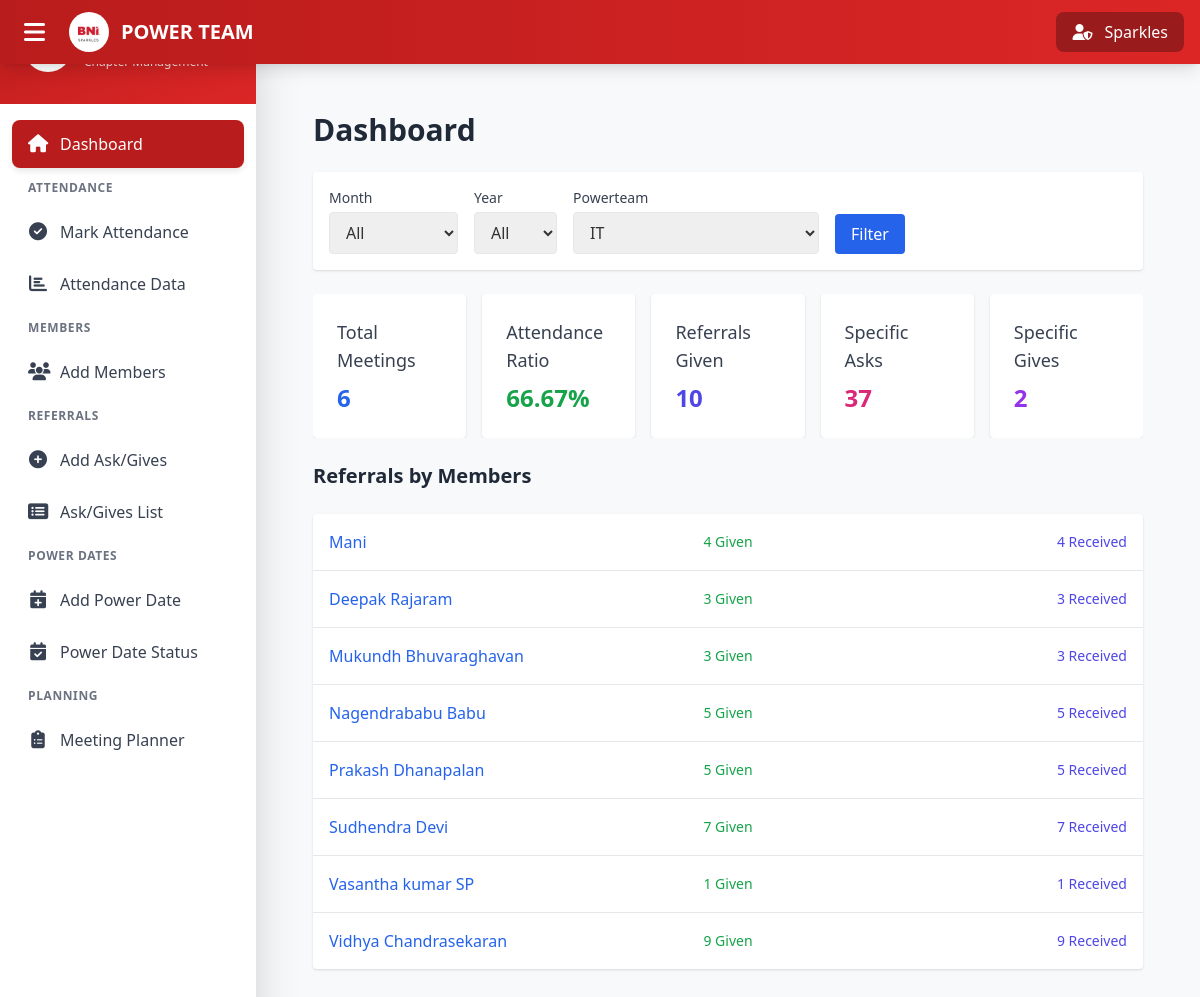
Screenshot of /chapter/dashboard.php (signed in) with the database file from the repository.
### tables this page shows
CREATE TABLE `chapters` (
  `id` int(20) NOT NULL,
  `svalue` varchar(20) NOT NULL,
  `image` varchar(255) DEFAULT NULL,
  `sub_date` date NOT NULL DEFAULT current_timestamp()
);

CREATE TABLE `members` (
  `id` int(11) NOT NULL,
  `name` varchar(100) NOT NULL,
  `region` varchar(100) DEFAULT NULL,
  `powerteam` varchar(100) DEFAULT NULL,
  `category` varchar(100) DEFAULT NULL,
  `email` varchar(100) DEFAULT NULL,
  `mobile` varchar(20) DEFAULT NULL,
  `chapter` varchar(100) DEFAULT NULL,
  `chapter_access` tinyint(1) NOT NULL DEFAULT 0,
  `password` varchar(255) NOT NULL,
  `status` int(11) NOT NULL DEFAULT 1,
  `sub_date` date NOT NULL DEFAULT current_timestamp()
);

### chapter/dashboard.php (the view, shortened to what this page needs)
<?php
include '../config.php';
include './partials/header.php';
$regionId    = $_SESSION['region'];
$chapterId   = $_SESSION['chapter'];
$powerteamId = $_SESSION['powerteam'];
$selectedPowerteamId = isset($_GET['powerteam']) && $_GET['powerteam'] !== ''
    ? (int)$_GET['powerteam']
    : $powerteamId;
$powerteams = $conn->query("SELECT id, pvalue FROM powerteam")->fetchAll(PDO::FETCH_ASSOC);
$month = isset($_GET['month']) && $_GET['month'] !== '' ? (int)$_GET['month'] : null;
$year  = isset($_GET['year']) && $_GET['year'] !== '' ? (int)$_GET['year'] : null;
$whereAttendance = "WHERE member_id IN (SELECT id FROM members WHERE region = :regionId AND chapter = :chapterId AND powerteam = :powerteamId)";
$paramsAttendance = [
    ':regionId' => $regionId,
    ':chapterId' => $chapterId,
    ':powerteamId' => $selectedPowerteamId
];
$stmt = $conn->prepare("SELECT COUNT(DISTINCT meeting_date) as total FROM attendance $whereAttendance");
$stmt->execute($paramsAttendance);
$total_meetings = $stmt->fetch(PDO::FETCH_ASSOC)['total'];
$stmt = $conn->prepare("SELECT COUNT(*) as present FROM attendance $whereAttendance AND present = 'Present'");
$stmt->execute($paramsAttendance);
$present_count = $stmt->fetch(PDO::FETCH_ASSOC)['present'];
$stmt = $conn->prepare("SELECT COUNT(*) as total FROM attendance $whereAttendance");
$stmt->execute($paramsAttendance);
$total_attendance_records = $stmt->fetch(PDO::FETCH_ASSOC)['total'];
$attendance_ratio = $total_attendance_records > 0 ? round(($present_count / $total_attendance_records) * 100, 2) : 0;
$whereReferrals = "
    WHERE member_id IN (
        SELECT id FROM members
        WHERE region = :regionId
        AND chapter = :chapterId
        AND powerteam = :powerteamId
        AND status = 1
    )
";
$paramsReferrals = [
    ':regionId' => $regionId,
    ':chapterId' => $chapterId,
    ':powerteamId' => $selectedPowerteamId
];
$sql = "SELECT COUNT(*) as count FROM referrals $whereReferrals AND assigned_member IS NOT NULL";
$stmt = $conn->prepare($sql);
$stmt->execute($paramsReferrals);
$total_referrals_given = $stmt->fetch(PDO::FETCH_ASSOC)['count'] ?? 0;
$sql = "SELECT COUNT(*) as count FROM referrals $whereReferrals AND referral_type = 'Specific Ask'";
$stmt = $conn->prepare($sql);
$stmt->execute($paramsReferrals);
$total_referrals_received = $stmt->fetch(PDO::FETCH_ASSOC)['count'] ?? 0;
$sql = "SELECT COUNT(*) as count FROM referrals $whereReferrals AND referral_type = 'Specific Give'";
$stmt = $conn->prepare($sql);
$stmt->execute($paramsReferrals);
$total_specific_gives = $stmt->fetch(PDO::FETCH_ASSOC)['count'] ?? 0;
$sql = "
    SELECT
        m.id,
        m.name,
        COALESCE(given.count, 0) AS referrals_given,
        COALESCE(received.referrals_received, 0) AS referrals_received
    FROM members m
    LEFT JOIN (
        SELECT member_id, COUNT(*) AS count
        FROM referrals
        WHERE referral_type = 'Specific Ask'
        " . ($month ? " AND MONTH(referred_on) = :month1" : "") . "
        " . ($year ? " AND YEAR(referred_on) = :year1" : "") . "
        GROUP BY member_id
    ) AS given ON m.id = given.member_id
    LEFT JOIN (
        SELECT member_id, COUNT(*) AS referrals_received
        FROM referrals
        WHERE referral_type = 'Specific Ask'
        " . ($month ? " AND MONTH(referred_on) = :month2" : "") . "
        " . ($year ? " AND YEAR(referred_on) = :year2" : "") . "
        GROUP BY member_id
    ) AS received ON m.id = received.member_id
    WHERE m.region = :regionId AND m.chapter = :chapterId  And m.status = 1 AND m.powerteam = :selectedPowerteamId
";
$stmt = $conn->prepare($sql);
$stmt->bindValue(':regionId', $regionId);
$stmt->bindValue(':chapterId', $chapterId);
$stmt->bindValue(':selectedPowerteamId', $selectedPowerteamId);
$stmt->execute();
$referrals_per_member = $stmt->fetchAll(PDO::FETCH_ASSOC);
?>
<main class="p-4 md:p-6 lg:p-8 min-h-screen">
    <div class="max-w-7xl mx-auto">
      <h2 class="text-2xl md:text-3xl font-semibold mb-6 text-gray-800">Dashboard</h2>
      <form method="GET" class="mb-6 flex flex-wrap gap-4 bg-white shadow p-4 rounded">
        <div>
          <label class="block text-sm font-medium text-gray-700">Month</label>
          <select name="month" class="mt-1 border rounded px-3 py-2">
            <option value="">All</option>
          </select>
        </div>
        <div>
          <label class="block text-sm font-medium text-gray-700">Year</label>
          <select name="year" class="mt-1 border rounded px-3 py-2">
            <option value="">All</option>
          </select>
        </div>
        <div>
          <label class="block text-sm font-medium text-gray-700">Powerteam</label>
          <select name="powerteam" class="mt-1 border rounded px-3 py-2">
            <?php foreach ($powerteams as $pt): ?>
              <option value="<?= $pt['id'] ?>" <?= $selectedPowerteamId == $pt['id'] ? 'selected' : '' ?>>
                <?= htmlspecialchars($pt['pvalue']) ?>
              </option>
            <?php endforeach; ?>
          </select>
        </div>
        <div class="flex items-end">
          <button type="submit" class="bg-blue-600 text-white px-4 py-2 rounded">Filter</button>
        </div>
      </form>
      <div class="overflow-x-auto">
        <div class="grid grid-cols-1 md:grid-cols-5 gap-4">
          <div class="bg-white shadow rounded p-6">
            <h4 class="text-lg font-medium text-gray-700">Total Meetings</h4>
            <p class="text-2xl font-bold text-blue-600 mt-2"><?= $total_meetings; ?></p>
          </div>
          <div class="bg-white shadow rounded p-6">
            <h4 class="text-lg font-medium text-gray-700">Attendance Ratio</h4>
            <p class="text-2xl font-bold text-green-600 mt-2"><?= $attendance_ratio; ?>%</p>
          </div>
          <div class="bg-white shadow rounded p-6">
            <h4 class="text-lg font-medium text-gray-700">Referrals Given</h4>
            <p class="text-2xl font-bold text-indigo-600 mt-2"><?= $total_referrals_given; ?></p>
          </div>
          <div class="bg-white shadow rounded p-6">
            <h4 class="text-lg font-medium text-gray-700">Specific Asks</h4>
            <p class="text-2xl font-bold text-pink-600 mt-2"><?= $total_referrals_received; ?></p>
          </div>
          <div class="bg-white shadow rounded p-6">
            <h4 class="text-lg font-medium text-gray-700">Specific Gives</h4>
            <p class="text-2xl font-bold text-purple-600 mt-2"><?= $total_specific_gives; ?></p>
          </div>
        </div>
      </div>
      <h3 class="text-xl font-semibold text-gray-800 my-6">Referrals by Members</h3>
      <ul class="bg-white shadow rounded divide-y divide-gray-200">
        <?php foreach ($referrals_per_member as $row): ?>
          <li class="flex justify-between items-center p-4">
            <span class="text-gray-700 w-1/3"><a href="member_referrals.php?member_id=<?= $row['id']; ?>"
                                           class="text-blue-600 hover:underline w-full sm:w-1/3 mb-2 sm:mb-0">
                                            <?= htmlspecialchars($row['name']); ?>
                                        </a></span>
            <span class="text-sm font-medium text-green-600 w-1/3 text-center">
              <?= $row['referrals_given']; ?> Given
            </span>
            <span class="text-sm font-medium text-indigo-600 w-1/3 text-right">
              <?= $row['referrals_received']; ?> Received
            </span>
          </li>
        <?php endforeach; ?>
      </ul>
    </div>
</main>
<?php include './partials/footer.php'; ?>

### chapter/partials/header.php (shortened to what this page needs)
<?php
$chapter = $_SESSION['chapter'];
$chapter_name = '';
$logo_path = '';
if (!empty($chapter)) {
    $stmt = $conn->prepare("SELECT svalue, image FROM chapters WHERE id = :chapter");
    $stmt->execute([':chapter' => $chapter]);
    $row = $stmt->fetch(PDO::FETCH_ASSOC);
    $chapter_name = $row['svalue'] ?? '';
    $logo_path = $row['image'] ?? null;
}
$protocol = (!empty($_SERVER['HTTPS']) && $_SERVER['HTTPS'] !== 'off' || $_SERVER['SERVER_PORT'] == 443) ? "https://" : "http://";
$baseUrl  = $protocol . $_SERVER['HTTP_HOST'] . '/powerteam/';
$chapterImage = !empty($logo_path) ? "uploads/chapters/" . $logo_path : "assets/logo_w.png";
?>
<link rel="stylesheet" href="https://cdnjs.cloudflare.com/ajax/libs/font-awesome/6.5.0/css/all.min.css" />
<link rel="stylesheet" href="./css/sidebar.css" />
<script src="https://cdn.tailwindcss.com"></script>
<header class="fixed top-0 left-0 right-0 bg-gradient-to-r from-red-700 to-red-600 shadow-lg z-50">
    <div class="flex items-center justify-between px-4 py-3 text-white">
        <div class="flex items-center gap-4">
            <button id="sidebar-toggle" class="text-2xl hover:bg-red-800 p-2 rounded-lg transition-all duration-200" aria-label="Toggle sidebar">
                <i class="fas fa-bars"></i>
            </button>
            <div class="flex items-center gap-3">
                <img src="<?= $baseUrl . htmlspecialchars($chapterImage) ?>" alt="Logo" class="h-10 w-10 object-contain rounded-full" />
                <span class="text-xl font-bold hidden sm:block">POWER TEAM</span>
            </div>
        </div>
        <div class="flex items-center gap-3 bg-red-800 px-4 py-2 rounded-lg">
            <i class="fas fa-user-shield"></i>
            <span class="font-medium hidden sm:block"><?= htmlspecialchars($chapter_name); ?></span>
        </div>
    </div>
</header>
<aside id="sidebar" class="fixed top-0 left-0 h-screen w-64 bg-white shadow-2xl transform -translate-x-full lg:translate-x-0 transition-transform duration-300 ease-in-out z-40 flex flex-col">
    <div class="bg-gradient-to-br from-red-700 to-red-600 p-6 text-white flex-shrink-0">
        <div class="flex items-center gap-3 mb-2">
            <img src="<?= $baseUrl . htmlspecialchars($chapterImage) ?>" alt="Logo" class="h-12 w-12 object-contain rounded-full" />
            <div>
                <h2 class="text-lg font-bold">POWER TEAM</h2>
                <p class="text-xs text-red-100">Chapter Management</p>
            </div>
        </div>
    </div>
    <nav class="flex-1 overflow-y-auto py-4" style="max-height: calc(100vh - 120px);">
        <div class="px-3 space-y-1">
            <a href="dashboard.php" class="sidebar-link <?= basename($_SERVER['PHP_SELF']) === 'dashboard.php' ? 'active' : '' ?>">
                <i class="fas fa-home w-5"></i>
                <span>Dashboard</span>
            </a>
            <div class="px-4 py-2 text-xs font-semibold text-gray-500 uppercase tracking-wider mt-4">Attendance</div>
            <a href="attendance.php" class="sidebar-link <?= basename($_SERVER['PHP_SELF']) === 'attendance.php' ? 'active' : '' ?>">
                <i class="fas fa-check-circle w-5"></i>
                <span>Mark Attendance</span>
            </a>
            <a href="attendance_list.php" class="sidebar-link <?= basename($_SERVER['PHP_SELF']) === 'attendance_list.php' ? 'active' : '' ?>">
                <i class="fas fa-chart-bar w-5"></i>
                <span>Attendance Data</span>
            </a>
            <div class="px-4 py-2 text-xs font-semibold text-gray-500 uppercase tracking-wider mt-4">Members</div>
            <a href="members.php" class="sidebar-link <?= basename($_SERVER['PHP_SELF']) === 'members.php' ? 'active' : '' ?>">
                <i class="fas fa-users w-5"></i>
                <span>Add Members</span>
            </a>
            <div class="px-4 py-2 text-xs font-semibold text-gray-500 uppercase tracking-wider mt-4">Referrals</div>
            <a href="referral_entry.php" class="sidebar-link <?= basename($_SERVER['PHP_SELF']) === 'referral_entry.php' ? 'active' : '' ?>">
                <i class="fas fa-plus-circle w-5"></i>
                <span>Add Ask/Gives</span>
            </a>
            <a href="referral_list.php" class="sidebar-link <?= basename($_SERVER['PHP_SELF']) === 'referral_list.php' ? 'active' : '' ?>">
                <i class="fas fa-list-alt w-5"></i>
                <span>Ask/Gives List</span>
            </a>
            <div class="px-4 py-2 text-xs font-semibold text-gray-500 uppercase tracking-wider mt-4">Power Dates</div>
            <a href="power_date_add.php" class="sidebar-link <?= basename($_SERVER['PHP_SELF']) === 'power_date_add.php' ? 'active' : '' ?>">
                <i class="fas fa-calendar-plus w-5"></i>
                <span>Add Power Date</span>
            </a>
            <a href="power_date_status.php" class="sidebar-link <?= basename($_SERVER['PHP_SELF']) === 'power_date_status.php' ? 'active' : '' ?>">
                <i class="fas fa-calendar-check w-5"></i>
                <span>Power Date Status</span>
            </a>
            <div class="px-4 py-2 text-xs font-semibold text-gray-500 uppercase tracking-wider mt-4">Planning</div>
            <a href="meeting_planner.php" class="sidebar-link <?= basename($_SERVER['PHP_SELF']) === 'meeting_planner.php' ? 'active' : '' ?>">
                <i class="fas fa-clipboard-list w-5"></i>
                <span>Meeting Planner</span>
            </a>
        </div>
    </nav>
</aside>
<div class="main-content">

### chapter/css/sidebar.css (style rules this page uses)
* { margin: 0; padding: 0; box-sizing: border-box; }
.main-content { min-height: 100vh; width: 100%; padding-top: 80px; padding-bottom: 20px; padding-left: 15px; padding-right: 15px; transition: all 0.3s ease; box-sizing: border-box; }
@media screen and (min-width: 1024px) { .main-content { width: calc(100% - 256px); margin-left: 256px; padding-top: 80px; padding-bottom: 25px; padding-left: 25px; padding-right: 25px; } }
main, .container, .content-wrapper { width: 100%; max-width: 100%; overflow-x: auto; }

### chapter/partials/header.php (style rules this page uses)
.sidebar-link { display: flex; align-items: center; gap: 0.75rem; padding: 0.75rem 1rem; border-radius: 0.5rem; color: #374151; font-weight: 500; transition: all 0.2s; text-decoration: none; }
.sidebar-link.active { background-color: #b91c1c; color: white; box-shadow: 0 4px 6px -1px rgba(0, 0, 0, 0.1); }
.sidebar-link i { font-size: 1.125rem; width: 1.25rem; text-align: center; }

### rows the page displays
chapters: image (picture), svalue "Sparkles"
members: name "Mani", referrals_given "4", referrals_received "4"
members: name "Deepak Rajaram", referrals_given "3", referrals_received "3"
members: name "Mukundh Bhuvaraghavan", referrals_given "3", referrals_received "3"
members: name "Nagendrababu Babu", referrals_given "5", referrals_received "5"
members: name "Prakash Dhanapalan", referrals_given "5", referrals_received "5"
members: name "Sudhendra Devi", referrals_given "7", referrals_received "7"
members: name "Vasantha kumar SP", referrals_given "1", referrals_received "1"
members: name "Vidhya Chandrasekaran", referrals_given "9", referrals_received "9"

### other values shown
$total_meetings "6"
$attendance_ratio "66.67"
$total_referrals_given "10"
$total_referrals_received "37"
$total_specific_gives "2"
form field powerteam "IT"
